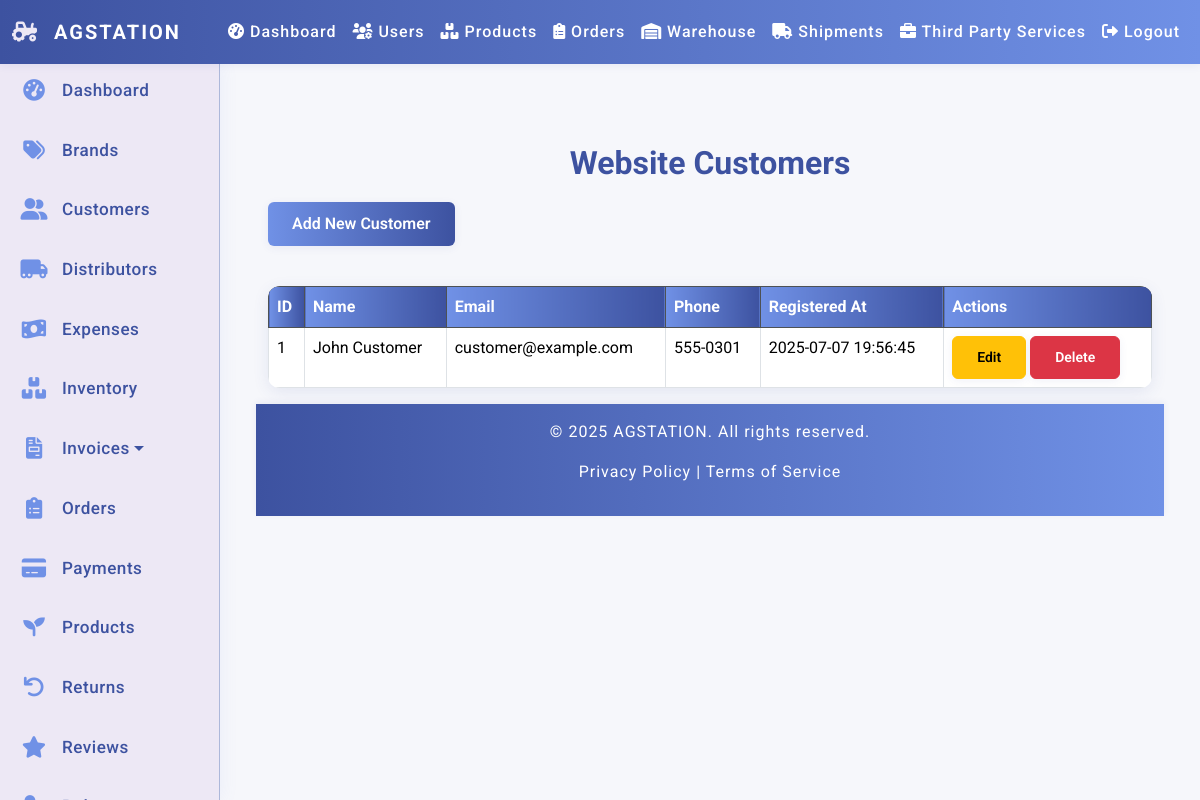
Screenshot of /admin/customers/index.php (signed in) with the database file from the repository.
### tables this page shows
CREATE TABLE WebsiteCustomers (
    customer_id INT PRIMARY KEY AUTO_INCREMENT,
    name VARCHAR(255) NOT NULL,
    email VARCHAR(255) UNIQUE,
    password_hash VARCHAR(255) NOT NULL,
    phone VARCHAR(50),
    shipping_address TEXT,
    billing_address TEXT,
    created_at DATETIME DEFAULT CURRENT_TIMESTAMP
);

### admin/customers/index.php (the view, shortened to what this page needs)
<?php
include '../../includes/header.php';
include '../../config/db.php';
try {
    $stmt = $pdo->prepare("SELECT customer_id, name, email, phone, created_at FROM WebsiteCustomers ORDER BY customer_id DESC");
    $stmt->execute();
    $customers = $stmt->fetchAll(PDO::FETCH_ASSOC);
} catch (PDOException $e) {
    die("Database error: " . $e->getMessage());
}
?>
<div class="container mt-4">
    <h2>Website Customers</h2>
    <a href="create.php" class="btn btn-primary mb-3">Add New Customer</a>
    <table class="table table-bordered">
        <thead class="table-dark">
            <tr>
                <th>ID</th>
                <th>Name</th>
                <th>Email</th>
                <th>Phone</th>
                <th>Registered At</th>
                <th>Actions</th>
            </tr>
        </thead>
        <tbody>
            <?php foreach ($customers as $customer): ?>
                <tr>
                    <td><?= htmlspecialchars($customer['customer_id']) ?></td>
                    <td><?= htmlspecialchars($customer['name']) ?></td>
                    <td><?= htmlspecialchars($customer['email']) ?></td>
                    <td><?= htmlspecialchars($customer['phone']) ?></td>
                    <td><?= htmlspecialchars($customer['created_at']) ?></td>
                    <td>
                        <a href="edit.php?id=<?= htmlspecialchars($customer['customer_id']) ?>" class="btn btn-sm btn-warning">Edit</a>
                        <a href="delete.php?id=<?= htmlspecialchars($customer['customer_id']) ?>" class="btn btn-sm btn-danger" onclick="return confirm('Are you sure?')">Delete</a>
                    </td>
                </tr>
            <?php endforeach; ?>
        </tbody>
    </table>
</div>
<?php include '../../includes/footer.php'; ?>

### assets/css/style.css (style rules this page uses)
html, body { height: 100%; margin: 0; padding: 0; }
body { font-family: 'Roboto', sans-serif; margin: 0; padding: 0; background: #EDE8F5; color: #222; min-height: 100vh; display: flex; flex-direction: column; height: 100vh; }
h1, h2 { text-align: center; color: #3D52A0; font-weight: 700; margin-bottom: 20px; }
.btn, button { font-weight: 600; border-radius: 6px; padding: 10px 24px; transition: all 0.2s; box-shadow: 0 2px 8px rgba(61, 82, 160, 0.08); }
.btn-primary, .btn-primary:focus { background: linear-gradient(90deg, #7091E6 0%, #3D52A0 100%); border: none; color: #fff; }
table { width: 100%; border-collapse: collapse; margin: 24px 0; background: #fff; border-radius: 12px; overflow: hidden; box-shadow: 0 4px 16px rgba(61, 82, 160, 0.10); }
table th, table td { padding: 16px; text-align: left; border-bottom: 1px solid #ADB8DA; }
table th { background: linear-gradient(90deg, #7091E6 0%, #3D52A0 100%); color: #fff; font-weight: bold; }

### rows the page displays
websitecustomers: customer_id "1", name "John Customer", email "customer@example.com", phone "555-0301", created_at "2025-07-07 19:56:45"
